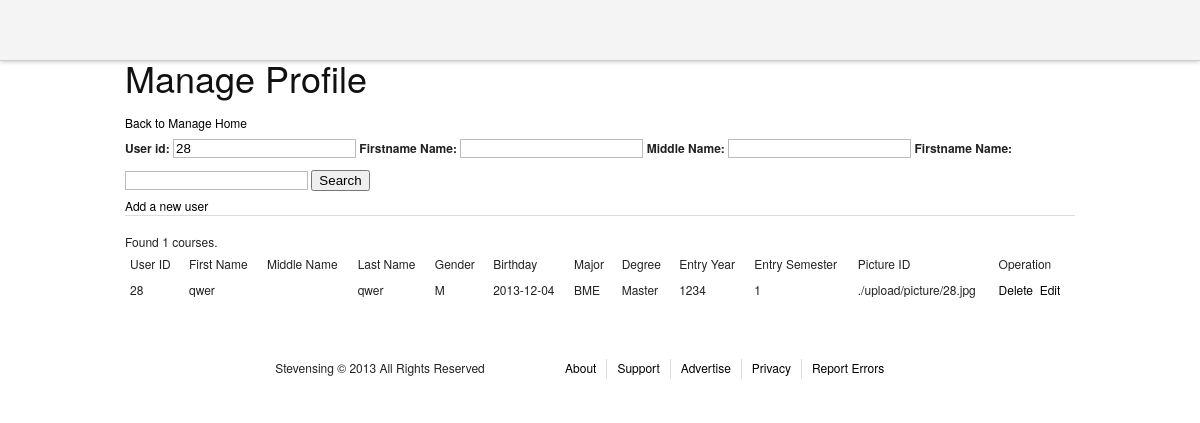
Screenshot of /admin/manageProfiles.php?user_id=28 with the database file from the repository.
### tables this page shows
CREATE TABLE `profiles` (
  `user_id` int(11) NOT NULL,
  `firstname` varchar(40) NOT NULL,
  `middlename` varchar(40) DEFAULT NULL,
  `lastname` varchar(40) NOT NULL,
  `gender` char(1) NOT NULL,
  `dob` date NOT NULL,
  `major` varchar(6) NOT NULL,
  `degree` varchar(40) NOT NULL,
  `entry_year` smallint(6) NOT NULL,
  `entry_semester` tinyint(4) NOT NULL,
  `picture_id` varchar(2000) DEFAULT './upload/picture/0.jpg',
  PRIMARY KEY (`user_id`),
  CONSTRAINT `user_id4` FOREIGN KEY (`user_id`) REFERENCES `users` (`user_id`) ON DELETE CASCADE
);

### admin/manageProfiles.php (the view, shortened to what this page needs)
<?php
include "header.php";
include "../mysqli_connection.php";
?>
<div>
<h1>Manage Profile</h1>
<a href = "adminhome.php">Back to Manage Home</a>
</div>
<div>
<form action = "#" method = "GET">
<label for = "user_id">User id: </label>
<input type = "text" name = "user_id" value = "<?php echo isset($_GET['user_id'])?$_GET['user_id']:"";?>" />
<label for = "firstname">Firstname Name: </label>
<input type = "text" name = "firstname" value = "<?php echo isset($_GET['firstname'])?$_GET['firstname']:"";?>" />
<label for = "lastname">Middle Name: </label>
<input type = "text" name = "middlename" value = "<?php echo isset($_GET['middlename'])?$_GET['middlename']:"";?>" />
<label for = "firstname">Firstname Name: </label>
<input type = "text" name = "lastname" value = "<?php echo isset($_GET['lastname'])?$_GET['lastname']:"";?>" />
<input type = "submit" value = "Search" />
</form>
</div>
<div>
<a href="editprofile.php">Add a new user</a>
</div>
<hr />
<div>
<table>
<thead >
<td>User ID</td> <td>First Name</td> <td>Middle Name</td> <td>Last Name</td> <td>Gender</td> <td>Birthday</td>
<td>Major</td> <td>Degree</td> <td>Entry Year</td> <td>Entry Semester</td>
<td>Picture ID</td> <td>Operation</td>
</thead>
<tbody>
<?php
$filter = "true";
if (isset($_GET["user_id"]) && $_GET["user_id"] !== ""){
         $param = "(user_id = " . $mysqli->real_escape_string(trim($_GET["user_id"])) . ")";
         $filter .= " AND " . $param;
 }
$perNumber = 25;
if(isset($_GET['page']))$page = $_GET['page'];
else $page=1;
$count = $mysqli->query("select count(*) from profiles WHERE " . $filter . ";");
$rs = mysqli_fetch_array($count);
$totalNumber = $rs[0];
if ($totalNumber == 0){
        echo "<div><font color='red'>No result!</font></div>";
}
else{
        echo "<div>Found " . $totalNumber. " courses.</div>";
}
$startCount = ($page - 1) * $perNumber;
$result = $mysqli->query("select * from profiles WHERE (" . $filter .") LIMIT $startCount, $perNumber");
if ($result){
        while ($row = mysqli_fetch_array($result)){
?>
<tr>
<td><?php echo $row["user_id"];?></td>
<td><?php echo $row["firstname"];?></td>
<td><?php echo $row["middlename"];?></td>
<td><?php echo $row["lastname"];?></td>
<td><?php echo $row["gender"];?></td>
<td><?php echo $row["dob"];?></td>
<td><?php echo $row["major"];?></td>
<td><?php echo $row["degree"];?></td>
<td><?php echo $row["entry_year"];?></td>
<td><?php echo $row["entry_semester"];?></td>
<td><?php echo $row["picture_id"];?></td>
<td><a href="javascript:" onclick = "show_delete_yes(this,<?php echo $row['user_id'];?>);" >Delete</a>&nbsp&nbsp<a href="editprofile.php?id=<?php echo $row['user_id'];?>">Edit</a></td>
</tr>
</tbody>
<?php
        }
 }
?>
</table>
</div>
<?php
include "footer.php";

### stylesheets/screen.css (style rules this page uses)
html { margin:0;padding:0;border:0; }
body, div, span, object, iframe, h1, h2, h3, h4, h5, h6, p, blockquote, pre, a, abbr, acronym, address, code, del, dfn, em, img, q, dl, dt, dd, ol, ul, li, fieldset, form, label, legend, table, caption, tbody, tfoot, thead, tr, th, td, article, aside, dialog, figure, footer, header, hgroup, nav, section { margin:0;padding:0;border:0;font-size:100%;font:inherit;vertical-align:baseline; }
body { line-height:1.5;background:white; }
table { border-collapse:separate;border-spacing:0; }
caption, th, td { text-align:left;font-weight:normal;float:none !important; }
table, th, td { vertical-align:middle; }
html { font-size:100.01%; }
body { font-size:75%;color:#222;background:#fff;font-family:"Helvetica Neue", Arial, Helvetica, sans-serif; }
h1, h2, h3, h4, h5, h6 { font-weight:normal;color:#111; }
h1 { font-size:3em;line-height:1;margin-bottom:0.5em; }
a { color:#06c;text-decoration:underline; }
table { margin-bottom:1.4em;width:100%; }
th, td, caption { padding:4px 10px 4px 5px; }
label { font-weight:bold; }
input[type=text], input[type=password], input[type=url], input[type=email], input.text, input.title, textarea { background-color:#fff;border:1px solid #bbb;color:#000; }
input[type=text], input[type=password], input[type=url], input[type=email], input.text, input.title, textarea, select { margin:0.5em 0; }
hr { background:#ddd;color:#ddd;clear:both;float:none;width:100%;height:1px;margin:0 0 17px;border:none; }

### stylesheets/common.css (style rules this page uses)
body { font-family: 'Helvetica Neue', Helvetica, Arial, 'lucida grande',tahoma,verdana,arial,sans-serif; }
a, a:hover, a:visited, a:link { color: #000; text-decoration: none; }

### rows the page displays
profiles: user_id "28", firstname "qwer", lastname "qwer", gender "M", dob "2013-12-04", major "BME", degree "Master", entry_year "1234", entry_semester "1", picture "./upload/picture/28.jpg"

### other values shown
$totalNumber "1"
